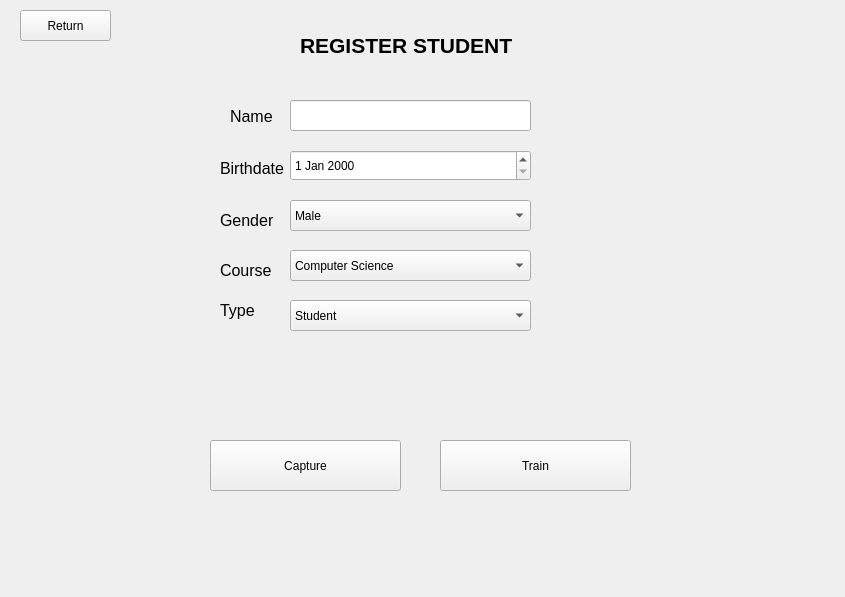
<?xml version="1.0" encoding="UTF-8"?>
<ui version="4.0">
 <class>Form</class>
 <widget class="QWidget" name="Form">
  <property name="geometry">
   <rect>
    <x>0</x>
    <y>0</y>
    <width>845</width>
    <height>597</height>
   </rect>
  </property>
  <property name="windowTitle">
   <string>Form</string>
  </property>
  <widget class="QLineEdit" name="fieldname">
   <property name="geometry">
    <rect>
     <x>290</x>
     <y>100</y>
     <width>241</width>
     <height>31</height>
    </rect>
   </property>
  </widget>
  <widget class="QComboBox" name="gender">
   <property name="geometry">
    <rect>
     <x>290</x>
     <y>200</y>
     <width>241</width>
     <height>31</height>
    </rect>
   </property>
   <item>
    <property name="text">
     <string>Male</string>
    </property>
   </item>
   <item>
    <property name="text">
     <string>Female</string>
    </property>
   </item>
  </widget>
  <widget class="QLabel" name="label">
   <property name="geometry">
    <rect>
     <x>230</x>
     <y>110</y>
     <width>47</width>
     <height>13</height>
    </rect>
   </property>
   <property name="font">
    <font>
     <pointsize>12</pointsize>
    </font>
   </property>
   <property name="text">
    <string>Name</string>
   </property>
  </widget>
  <widget class="QLabel" name="label_2">
   <property name="geometry">
    <rect>
     <x>220</x>
     <y>160</y>
     <width>71</width>
     <height>16</height>
    </rect>
   </property>
   <property name="font">
    <font>
     <pointsize>12</pointsize>
    </font>
   </property>
   <property name="text">
    <string>Birthdate</string>
   </property>
  </widget>
  <widget class="QDateEdit" name="birthdate">
   <property name="geometry">
    <rect>
     <x>290</x>
     <y>150</y>
     <width>241</width>
     <height>31</height>
    </rect>
   </property>
  </widget>
  <widget class="QLabel" name="label_4">
   <property name="geometry">
    <rect>
     <x>300</x>
     <y>30</y>
     <width>261</width>
     <height>31</height>
    </rect>
   </property>
   <property name="font">
    <font>
     <pointsize>16</pointsize>
     <weight>75</weight>
     <bold>true</bold>
    </font>
   </property>
   <property name="text">
    <string>REGISTER STUDENT</string>
   </property>
  </widget>
  <widget class="QLabel" name="label_3">
   <property name="geometry">
    <rect>
     <x>220</x>
     <y>210</y>
     <width>61</width>
     <height>21</height>
    </rect>
   </property>
   <property name="font">
    <font>
     <pointsize>12</pointsize>
    </font>
   </property>
   <property name="text">
    <string>Gender</string>
   </property>
  </widget>
  <widget class="QLabel" name="label_5">
   <property name="geometry">
    <rect>
     <x>220</x>
     <y>260</y>
     <width>61</width>
     <height>21</height>
    </rect>
   </property>
   <property name="font">
    <font>
     <pointsize>12</pointsize>
    </font>
   </property>
   <property name="text">
    <string>Course</string>
   </property>
  </widget>
  <widget class="QComboBox" name="course">
   <property name="geometry">
    <rect>
     <x>290</x>
     <y>250</y>
     <width>241</width>
     <height>31</height>
    </rect>
   </property>
   <item>
    <property name="text">
     <string>Computer Science</string>
    </property>
   </item>
  </widget>
  <widget class="QComboBox" name="type">
   <property name="geometry">
    <rect>
     <x>290</x>
     <y>300</y>
     <width>241</width>
     <height>31</height>
    </rect>
   </property>
   <item>
    <property name="text">
     <string>Student</string>
    </property>
   </item>
  </widget>
  <widget class="QLabel" name="label_6">
   <property name="geometry">
    <rect>
     <x>220</x>
     <y>300</y>
     <width>61</width>
     <height>21</height>
    </rect>
   </property>
   <property name="font">
    <font>
     <pointsize>12</pointsize>
    </font>
   </property>
   <property name="text">
    <string>Type</string>
   </property>
  </widget>
  <widget class="QPushButton" name="btnRegister">
   <property name="geometry">
    <rect>
     <x>210</x>
     <y>440</y>
     <width>191</width>
     <height>51</height>
    </rect>
   </property>
   <property name="text">
    <string>Capture</string>
   </property>
  </widget>
  <widget class="QPushButton" name="btnTrain">
   <property name="geometry">
    <rect>
     <x>440</x>
     <y>440</y>
     <width>191</width>
     <height>51</height>
    </rect>
   </property>
   <property name="text">
    <string>Train</string>
   </property>
  </widget>
  <widget class="QPushButton" name="btnReturn">
   <property name="geometry">
    <rect>
     <x>20</x>
     <y>10</y>
     <width>91</width>
     <height>31</height>
    </rect>
   </property>
   <property name="text">
    <string>Return</string>
   </property>
  </widget>
  <widget class="QLabel" name="errorlabel">
   <property name="geometry">
    <rect>
     <x>290</x>
     <y>360</y>
     <width>261</width>
     <height>31</height>
    </rect>
   </property>
   <property name="font">
    <font>
     <pointsize>11</pointsize>
    </font>
   </property>
   <property name="styleSheet">
    <string notr="true">color:rgb(255, 0, 0)</string>
   </property>
   <property name="text">
    <string/>
   </property>
  </widget>
 </widget>
 <resources/>
 <connections/>
</ui>
